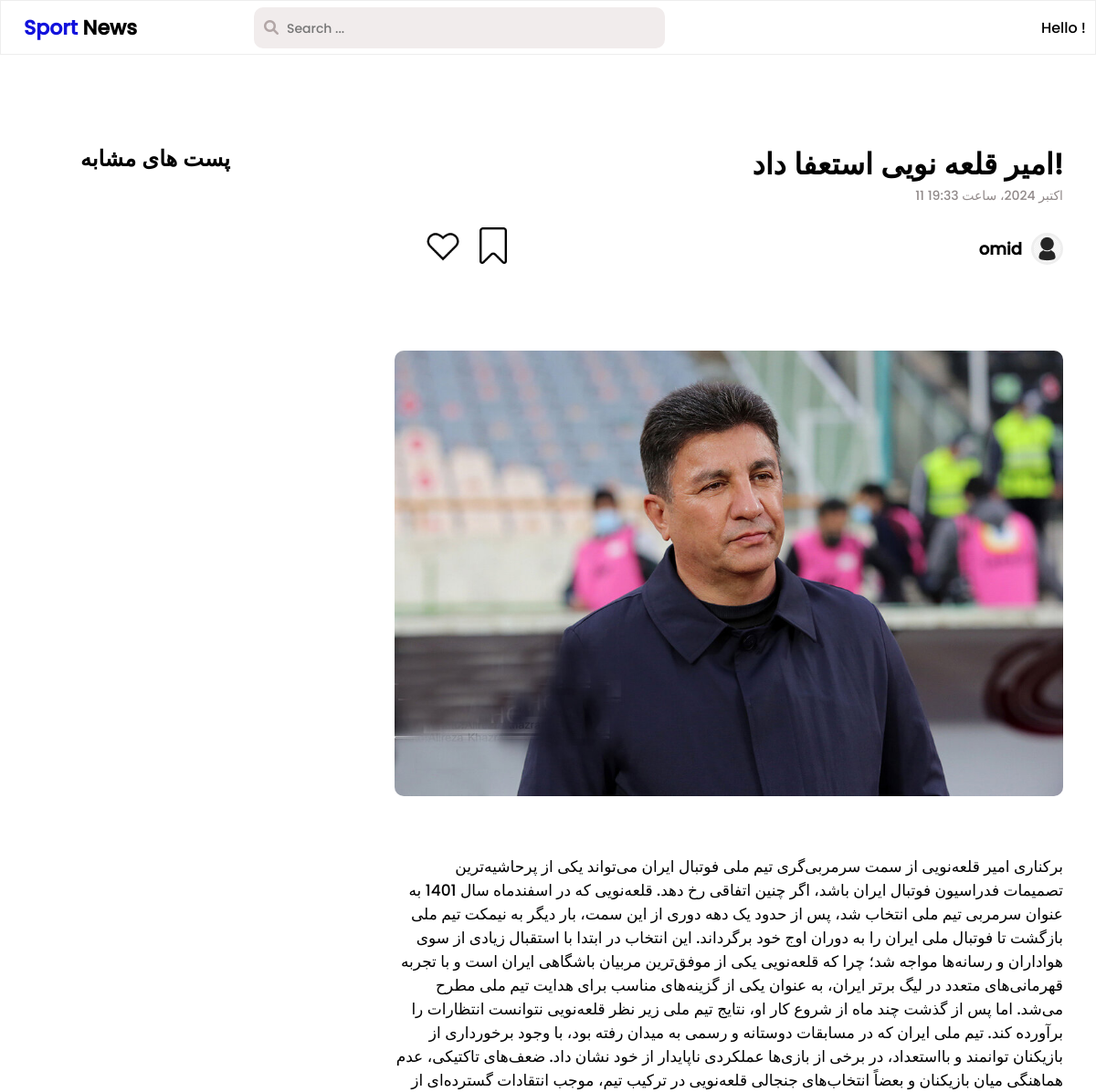
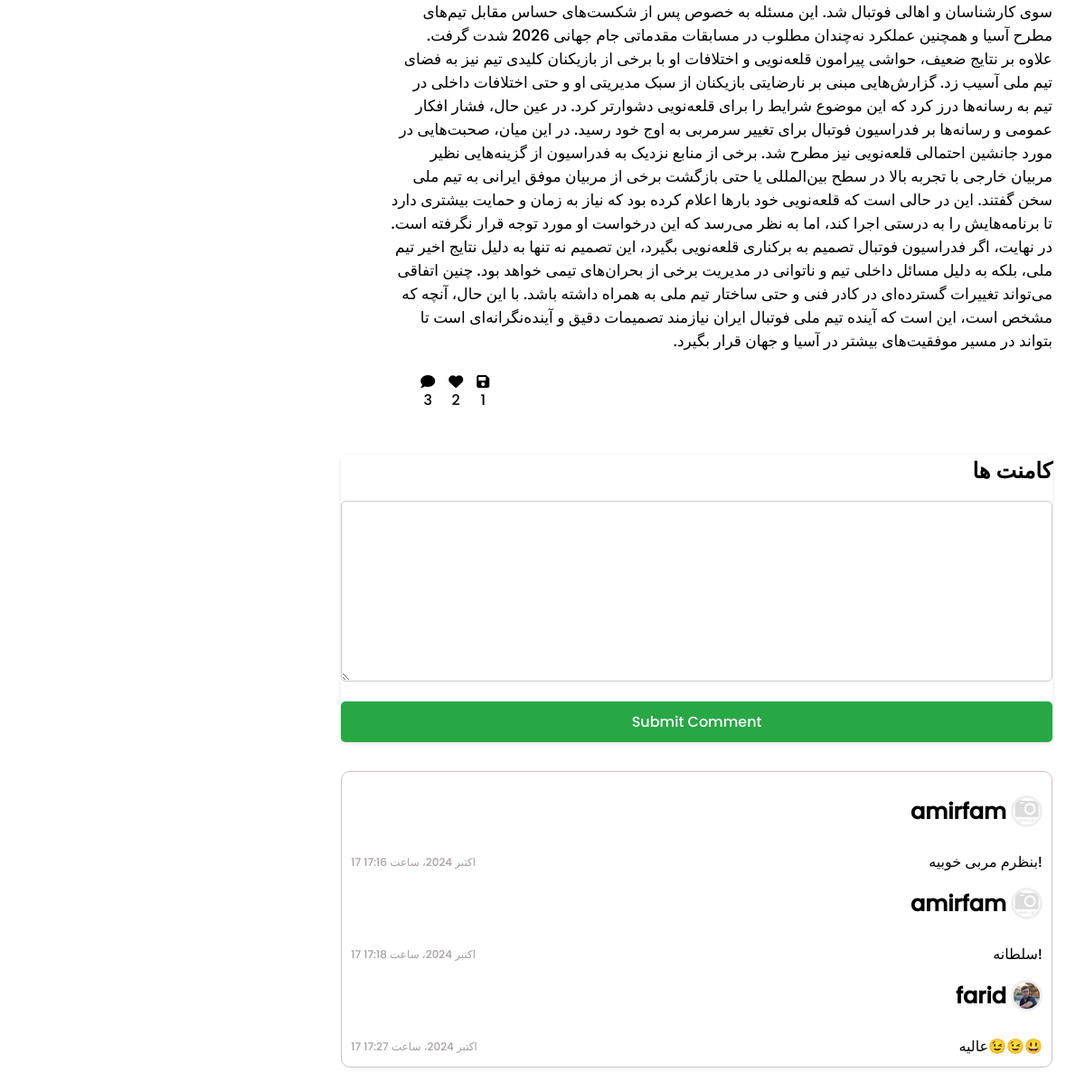
The page /posts/1 on the database as committed earlier (2 pictures, top to bottom).
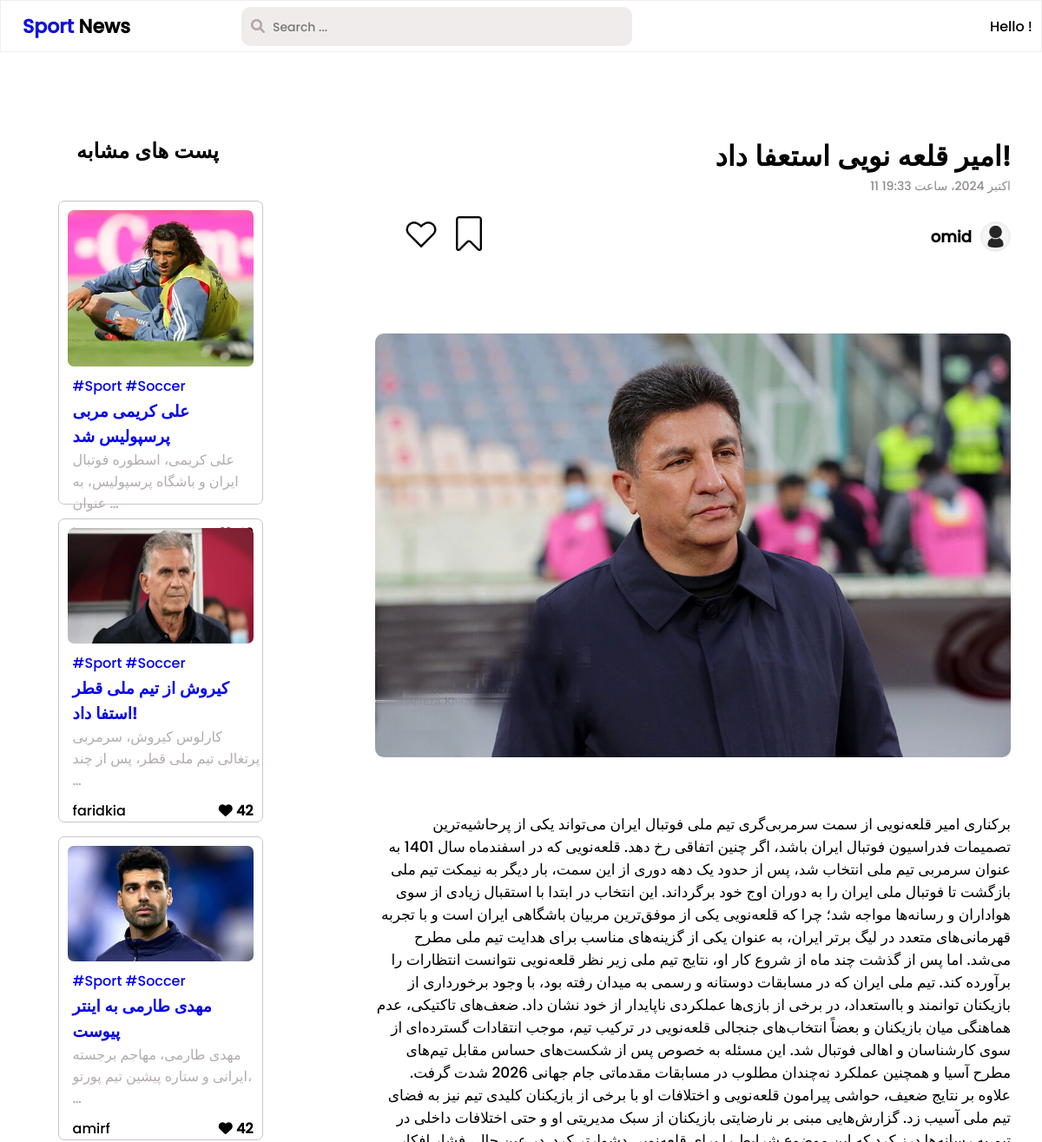
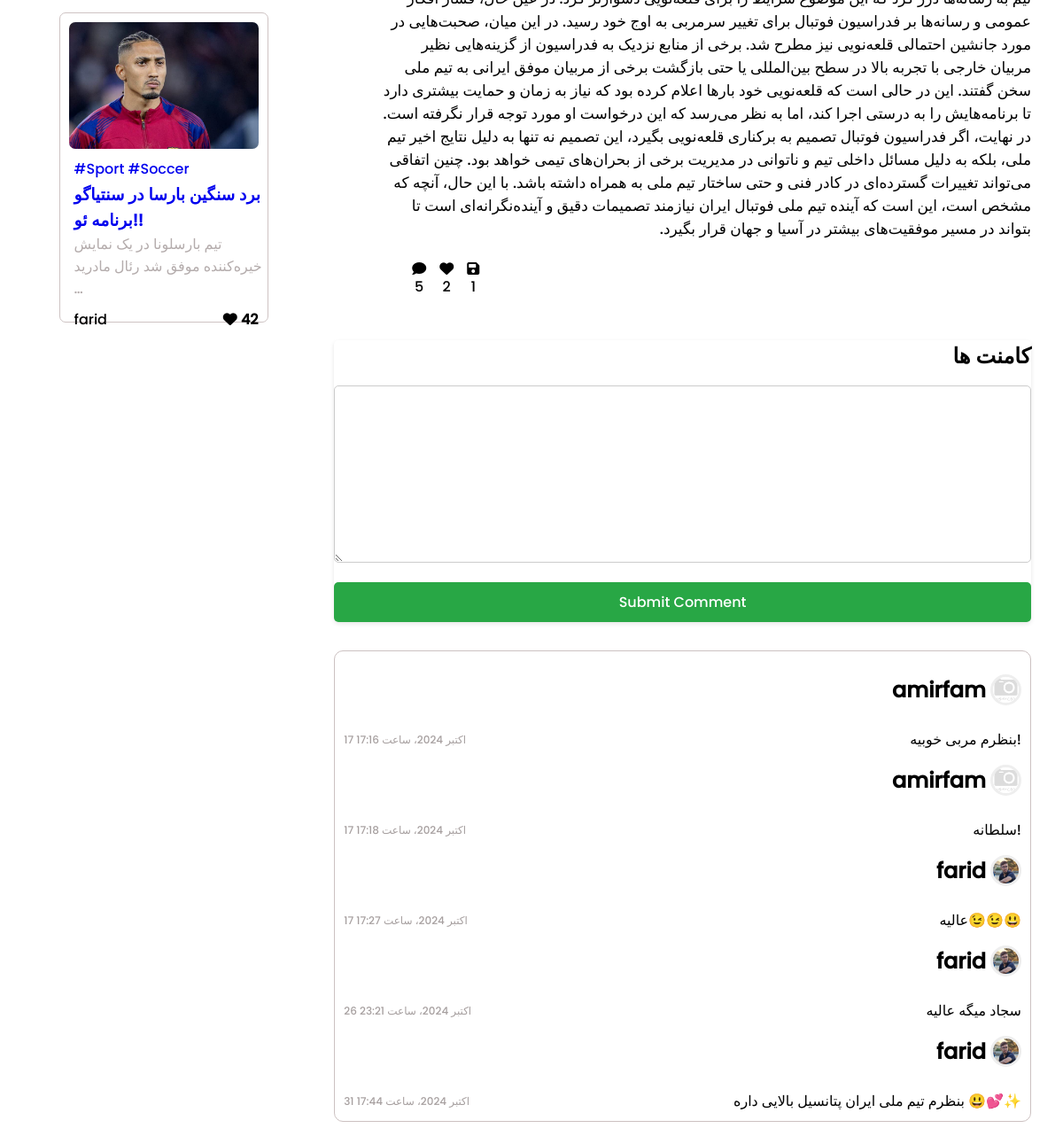
The same page on the database as committed later (2 pictures, top to bottom).
### core/models.py (models this page shows, shortened)
class Comment(models.Model):
    user = models.ForeignKey(User, on_delete=models.CASCADE, verbose_name='کاربر', related_name='comments')
    post = models.ForeignKey(Post, on_delete=models.CASCADE, verbose_name='پست', related_name='comments')
    text = models.TextField(max_length=75, verbose_name='متن')
    date = models.DateTimeField(auto_now_add=True)
    is_ok = models.BooleanField(verbose_name='اجازه انتشار', default=False)
    class Meta:
        verbose_name = 'کامنت'
        verbose_name_plural = 'کامنت ها'

### accounts/models.py (models this page shows)
class User(AbstractUser):
    image = models.ImageField(upload_to=user_image_upload_path, verbose_name='عکس')
    def __str__(self):
        return f'{self.username}'

### post/models.py (models this page shows, shortened)
class Post(models.Model):
    title = models.CharField(max_length=60, verbose_name='عنوان')
    created_at = models.DateTimeField(auto_now_add=True, verbose_name='زمان انتشار')
    author = models.ForeignKey(User, on_delete=models.CASCADE, verbose_name='نویسنده', related_name='posts')
    image = models.ImageField(upload_to='post_images/', verbose_name='عکس')
    caption = models.TextField(max_length=3000, verbose_name='توضیحات', null=True, blank=True)
    class Meta:
        verbose_name = 'پست'
        verbose_name_plural = 'پست ها'

### post/views.py (the view)
# urls.py: path('<int:id>', views.post_detail, name='post_detail'),
def post_detail(request, id):
    spost = Post.objects.all()[1:5]
    post = get_object_or_404(Post, id=id)
    comments = post.comments.filter(is_ok=True).all()
    if request.user.is_authenticated:
        if request.user.likes.filter(post=post).exists():
            is_like = True
        else:
            is_like = False
        if request.user.saved.filter(post=post).exists():
            is_saved = True
        else:
            is_saved = False
    else:
        is_like = False
        is_saved = False
    like_count = Like.objects.filter(post=post).count()
    saved_count = Saved.objects.filter(post=post).count()
    if request.method == 'POST':
        if request.user.is_authenticated:
            form = CommentForm(request.POST)
            if form.is_valid():
                Comment.objects.create(user=request.user, post=post, text=form.cleaned_data['text'])
                return redirect('post:post_detail', id=post.id)
            return render(request, 'post/post_detail.html',
                          context={'post': post, 'is_like': is_like, 'is_saved': is_saved,
                                   'like_count': like_count, 'saved_count': saved_count,
                                   'form': form, 'comments':comments, 'comment_count':comments.count(), 'spost':spost})
        else:
            redirect('accounts:login')
    else:
        form = CommentForm()
        return render(request, 'post/post_detail.html', context={'post':post, 'is_like':is_like, 'is_saved':is_saved,
                                                             'like_count':like_count, 'saved_count':saved_count,
                                                                 'form':form, 'comments':comments, 'comment_count':comments.count(),'spost':spost})

### core/forms.py (shortened to what this page needs)
class CommentForm(forms.Form):
    text = forms.CharField(max_length=75)

### post/Templates/post/post_detail.html (shortened to what the changed rows need)
{% extends 'base.html' %}
{% load static %}
{% block head %}
    <link rel="stylesheet" href="{% static 'css/post_detail.css' %}">
    <link href="https://cdnjs.cloudflare.com/ajax/libs/font-awesome/6.0.0-beta3/css/all.min.css" rel="stylesheet">
    <link href="https://cdn.jsdelivr.net/gh/rastikerdar/vazir-font@latest/dist/font-face.css" rel="stylesheet" type="text/css" />
{% endblock %}
{% block content %}
    <nav class="nav">
        <div class="nav-left-side">
            <h2><span style="color: #1212dc">Sport</span> News</h2>
        </div>
    </nav>
    <div class="container">
        <div class="left-side">
            <div class="similar-posts">
                <h2 style="margin-left: 4.5rem;margin-bottom: 1.5rem">پست های مشابه</h2>
                {% for post in spost %}
                    <div class="spost">
                        <img src="{{ post.image.url }}" alt="">
                        <div class="hashtags">
                            <a href="#">#Sport</a>
                            <a href="#">#Soccer</a>
                        </div>
                        <h3><a href="{% url "post:post_detail" post.id %}">{{ post.title }}</a></h3>
                        <p class="spost-desc">{{ post.caption | truncatewords:10 }}</p>
                        <div class="pl-line">
                            <p>{{ post.author }}</p>
                            <i class="fas fa-heart"><span> 42</span></i>
                        </div>
                    </div>
                {% endfor %}
            </div>
        </div>
        <div class="right-side">
            <h1 class="rh1">{{ post.title }}</h1>
            <div style="display: flex;flex-direction: row-reverse;width: 100%">
                <div style="width: 100%;margin-top: 1.5rem" class="post-info">
                    <div class="comments">
                        <i class="fas fa-comment"></i>
                        <p>{{ comment_count }}</p>
                    </div>
                </div>
            </div>
            <div class="comment-section">
                <h2 dir="rtl">کامنت ها</h2>
            </div>
            <div class="comment-list">
                {% for comment in comments %}
                    <div class="comment-row">
                        <div class="comment-user">
                             <h2>{{ comment.user.username }}</h2>
                            <div class="circle">
                                {% if comment.user.image %}
                                    <img src="{{ comment.user.image.url }}" alt="">
                                {% else %}
                                    <img src="{% static 'imgs/user.png' %}" alt="">
                                {% endif %}
                            </div>
                        </div>
                    <div class="comment-info">
                        <p>{{ comment.text }}</p>
                        <p class="comment-date">{{ comment.date }}</p>
                    </div>
                    </div>
                {% endfor %}
            </div>
        </div>
    </div>
{% endblock %}

Rows that differ between the two databases and show on the page:
added Post: image (picture), title "علی کریمی مربی پرسپولیس شد", caption "علی کریمی، اسطوره فوتبال ایران و باشگاه پرسپولیس، به عنوان …"
added Post: image (picture), title "کیروش از تیم ملی قطر استفا داد!", caption "کارلوس کیروش، سرمربی پرتغالی تیم ملی قطر، پس از چند …", author "faridkia"
added Post: image (picture), title "مهدی طارمی به اینتر پیوست", caption "مهدی طارمی، مهاجم برجسته ایرانی و ستاره پیشین تیم پورتو، …", author "amirf"
added Post: image (picture), title "برد سنگین بارسا در سنتیاگو برنامه ئو!!", caption "تیم بارسلونا در یک نمایش خیره‌کننده موفق شد رئال مادرید …", author "farid"
added Comment: user.username "farid", user.image (picture), text "سجاد میگه عالیه", date "26 اکتبر 2024، ساعت 23:21"
added Comment: user.username "farid", user.image (picture), text "بنظرم تیم ملی ایران پتانسیل بالایی داره 😃💕✨", date "31 اکتبر 2024، ساعت 17:44"
Other text that changed with them:
{{ comment_count }}: "3" → "5"
